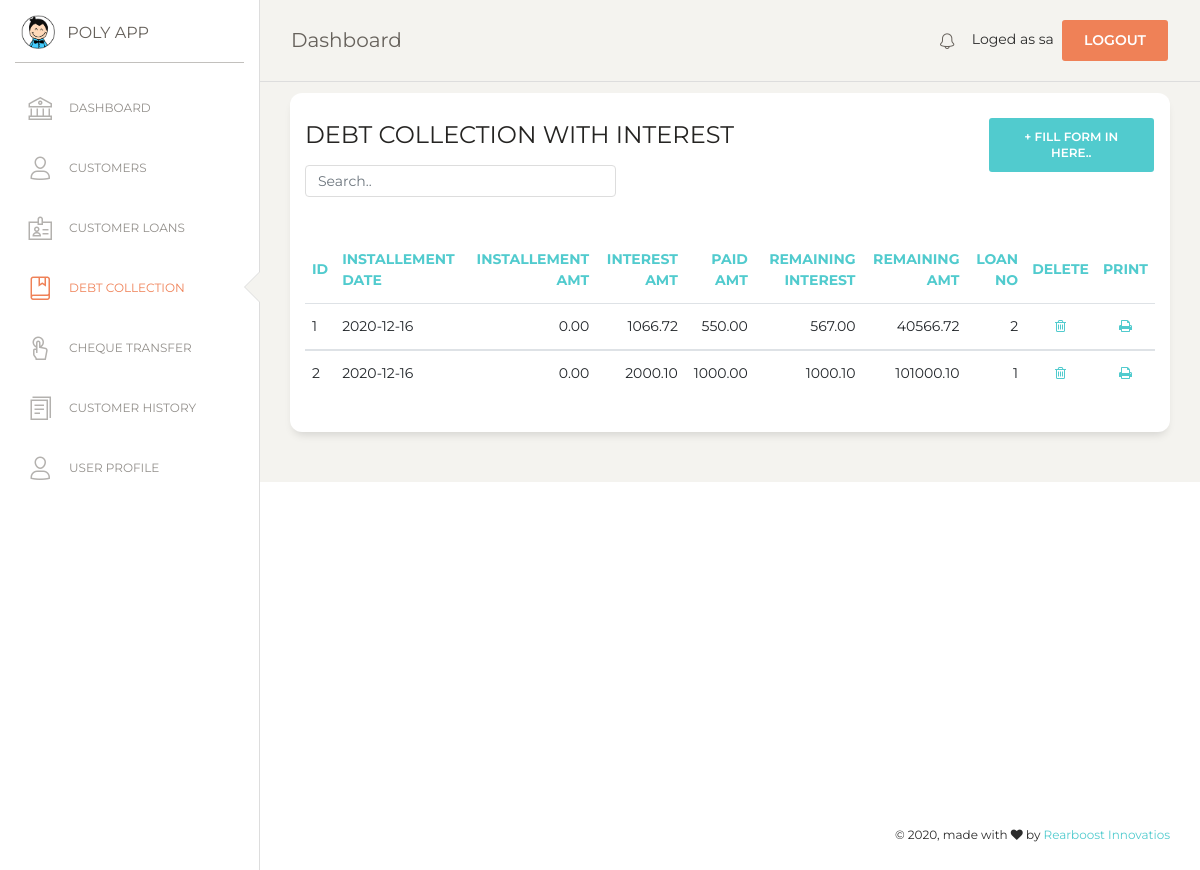
The page /debt_collection.php (signed in) on the database its author committed.
### tables this page shows
CREATE TABLE `loan_installement` (
  `id` int(7) NOT NULL,
  `li_date` date NOT NULL,
  `paid` double(10,2) NOT NULL DEFAULT '0.00',
  `installement_amt` double(10,2) NOT NULL,
  `interest_amt` double(10,2) NOT NULL,
  `remaining_int_amt` decimal(10,2) NOT NULL DEFAULT '0.00',
  `remaining_amt` double(10,2) NOT NULL,
  `loan_no` int(7) NOT NULL
);

### debt_collection.php (the view, shortened to what this page needs)
<?php
if (!isset($_SESSION['loged_user'])) {
    header('location: login.php');
}else {
$con = mysqli_connect(DB_HOSTNAME,DB_USERNAME,DB_PASSWORD);
mysqli_select_db($con,DB_NAME);
?>
<!DOCTYPE html>
<html lang="en">
<head>
  <link href="https://maxcdn.bootstrapcdn.com/font-awesome/latest/css/font-awesome.min.css" rel="stylesheet">
  <link href="assets/css/bootstrap.min.css" rel="stylesheet" />
  <link href="assets/css/paper-dashboard.css?v=2.0.1" rel="stylesheet" />
  <link href="assets/demo/demo.css" rel="stylesheet" />
</head>
<body class="">
  <div class="wrapper ">
    <div class="sidebar" data-color="white" data-active-color="danger">
      <div class="logo">
        <a href="#" class="simple-text logo-mini">
          <div class="logo-image-small">
            <img src="assets/img/logo-small.png">
          </div>
        </a>
        <a href="#" class="simple-text logo-normal">
          POLY APP
        </a>
      </div>
      <div class="sidebar-wrapper">
        <ul class="nav">
          <li>
            <a href="index">
              <i class="nc-icon nc-bank"></i>
              <p>DASHBOARD</p>
            </a>
          </li>
          <li>
            <a href="customer">
              <i class="nc-icon nc-single-02"></i>
              <p>CUSTOMERS</p>
            </a>
          </li>
          <li class="">
            <a href="customer_loan">
              <i class="nc-icon nc-badge"></i>
              <p>CUSTOMER LOANS</p>
            </a>
          </li>
          <li class="active">
            <a href="debt_collection">
              <i class="nc-icon nc-book-bookmark"></i>
              <p>DEBT COLLECTION</p>
            </a>
          </li>
          <li>
            <a href="cheque_transfer">
              <i class="nc-icon nc-tap-01"></i>
              <p>CHEQUE TRANSFER</p>
            </a>
          </li>
          <li>
            <a href="report">
              <i class="nc-icon nc-single-copy-04"></i>
              <p>CUSTOMER HISTORY</p>
            </a>
          </li>
          <li>
            <a href="user">
              <i class="nc-icon nc-single-02"></i>
              <p>USER PROFILE</p>
            </a>
          </li>
        </ul>
      </div>
    </div>
    <div class="main-panel">
      <?php include('include/nav.php');  ?>
      <div class="content">
      <div class="row">
          <div class="col-md-12">
            <div class="card">
              <div class="row">
              <div class="col-md-9">
              <div class="card-header">
                <h4 class="card-title"> DEBT COLLECTION WITH INTEREST</h4>
                <input class="form-control myInput" id="myInput" type="text" placeholder="Search..">
              </div>
              </div>
              <div class="col-md-3">
                <div class="card-header">
                  <button type="button" class="btn btn-primary add-btn" data-toggle="modal" data-target="#Form1">+ Fill Form in here..
                  </button>
                </div>
              </div>
              </div>
              <div class="card-body">
            </div>
              <div class="card-body">
                <div class="table-responsive">
                  <table class="table" id="myTable">
                  	<thead class="text-primary">
                  	  <th>                    ID 				        </th>
                      <th>                    Installement Date </th>
                      <th class="text-right"> Installement amt  </th>
                      <th class="text-right"> Interest amt 		  </th>
                      <th class="text-right"> Paid amt          </th>
                      <th class="text-right"> Remaining interest</th>
                      <th class="text-right"> Remaining amt     </th>
                      <th class="text-right"> Loan no 			    </th>
                      <th class="text-center">Delete            </th>
                      <th class="text-center">Print 			      </th>
                    </thead>
                    <tbody>
                      <?php
                      $sql="SELECT * FROM loan_installement";
                      $result = mysqli_query($con,$sql);
                      $numRows = mysqli_num_rows($result);
                      if($numRows > 0) {
                        while($row = mysqli_fetch_assoc($result)) {
                        	?>
                            <tr>
                            <td>                      <?php echo $row['id']  ?>              </td>
                            <td>                      <?php echo $row['li_date']  ?>         </td>
                            <td class="text-right">   <?php echo $row['installement_amt']?>  </td>
                            <td class="text-right">   <?php echo $row['interest_amt'] ?>     </td>
                            <td class="text-right">   <?php echo $row['paid']?>              </td>
                            <td class="text-right">   <?php echo $row['remaining_int_amt']?> </td>
                            <td class="text-right">   <?php echo $row['remaining_amt'] ?>    </td>
                            <td class="text-right">   <?php echo $row['loan_no']  ?>         </td>
                          	<td class="text-center">
                            	<a href="#" onclick="confirmation('event','<?php echo $row['id']; ?>')" name="delete">
                            	<i class="fa fa-trash-o" aria-hidden="true"></i></a>
                          	</td>
                            <td class="text-center">
                            	<a href="#" onclick="printView(<?php echo $row['id']; ?>)" name="print">
                              <i class="fa fa-print" aria-hidden="true"></i></a>
                          	</td>
                           </tr>
                           </tbody>
                     <?php
                        }
                      }
                     ?>
                  </table>
                </div>
              </div>
              </div>
              </div>
            </div>
          </div>
          </div>
        </div>
       <?php include('include/footer.php');  ?>
</body>
</html>
<?php
}
?>

### assets/demo/demo.css (style rules this page uses)
.add-btn { float: right !important; }
.myInput { width: 50% !important; }

### rows shown on the page
loan_installement: id "1", li_date "2020-12-16", installement_amt "0.00", interest_amt "1066.72", paid "550.00", remaining_int_amt "567.00", remaining_amt "40566.72", loan_no "2"
loan_installement: id "2", li_date "2020-12-16", installement_amt "0.00", interest_amt "2000.10", paid "1000.00", remaining_int_amt "1000.10", remaining_amt "101000.10", loan_no "1"

### other values the page prints
$_SESSION['loged_user'] "sa"
